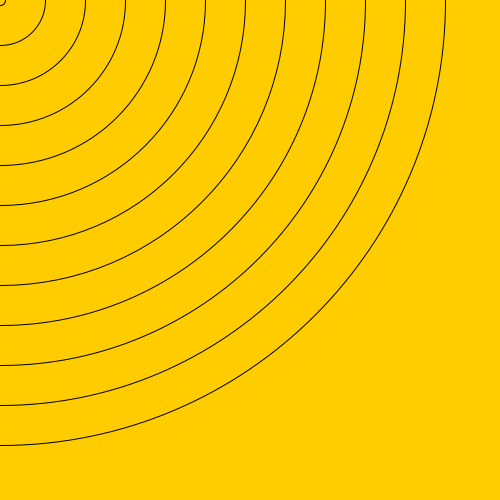
Frame 1 (no input)
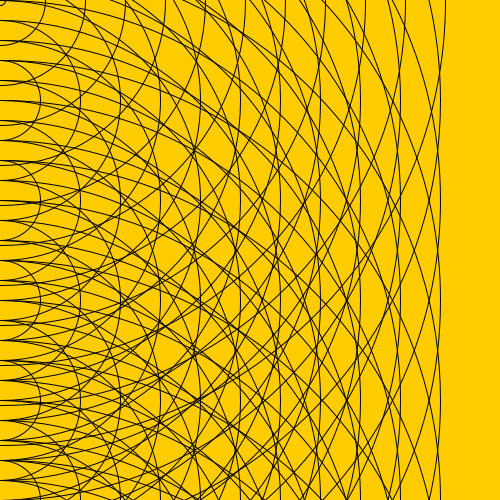
Frame 60 (the mouse pressed at the canvas centre just before this capture)
Frame 120 (the mouse held since frame 60 and released just before this capture): identical to frame 60, image omitted

The Processing sketch that drew these frames (run headless with seeded random() and noise(); from frame 60 on, the mouse is pressed at the canvas centre):

// Processing sketch: processing_31489
// ── processing_31489.pde

int hello = 0;
int goodbye = 10;
int y =0;

void setup(){
  size(500,500);
  noFill();
  background(255, 204, 0);
  frameRate(4);
}
 
 void draw(){
   while(goodbye < 950){
     ellipse(hello,y,goodbye,goodbye);
     goodbye = goodbye + 80;
   }
   
   hello = hello + 100;
   goodbye = 0;
   
   if(hello > 800);
   y = y + 100;
   hello = 0;
 }
